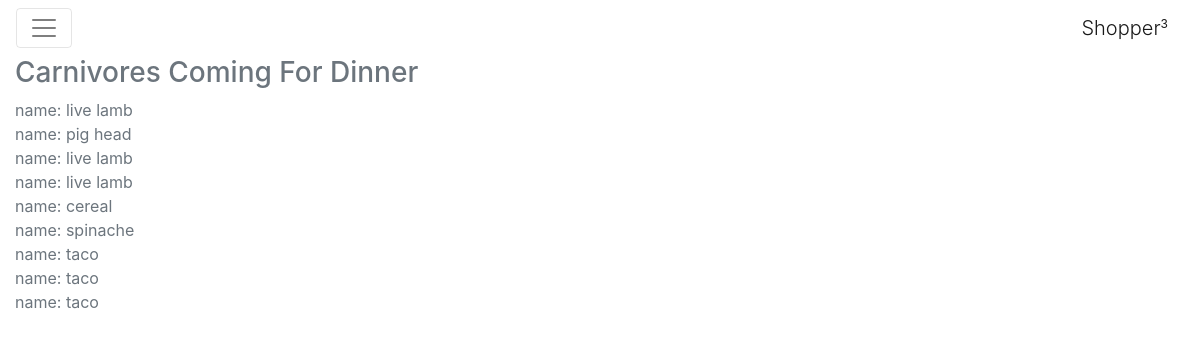
Page /shopper/1/ on the earlier database version.
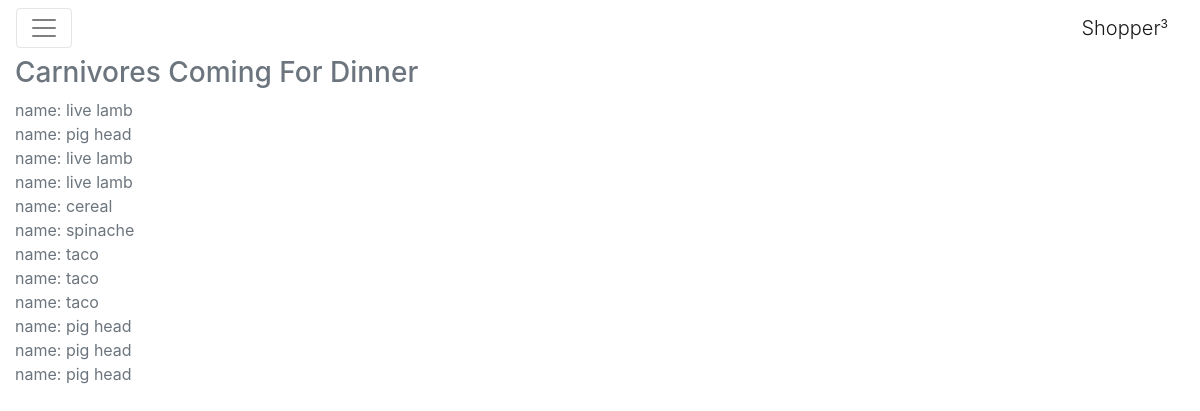
Same page on the later database version.
### shopper_app/models.py (models this page shows, shortened)
class ShoppingListItem(models.Model):
    item = models.ForeignKey(Item, related_name='shopping_lists')
    shopping_list = models.ForeignKey(ShoppingList, related_name='items')

class Item(models.Model):
    name = models.CharField(max_length=255)
    item_type = models.CharField(max_length=255)
    price = models.FloatField()

### shopper_app/views.py (the view)
# urls.py: url(r'^shopper/(?P<shopping_list_pk>\d+)/$', ShoppingListItemsView.as_view(), name='shopping_list_items_view'),
class ShoppingListItemsView(TemplateView):
    template_name = 'shopping_list_items.html'
    def get_context_data(self, **kwargs):
        context = super(ShoppingListItemsView, self).get_context_data(**kwargs)
        shoplist = ShoppingList.objects.get(pk=self.kwargs.get('shopping_list_pk'))
        shopitems = shoplist.items.all()
        context['shopitems'] = shopitems
        context['shoplist'] = shoplist
        return context

### shopper_app/models.py (called while the page is built)
    def __str__(self):
        return self.name

### shopper_app/templates/shopping_list_items.html
{% extends "base.html" %}
{% block header_row %}
    <div class="col-md-12">
    	<h3>
    	{{ shoplist }}
    	</h3>
    </div>
{% endblock header_row %}
{% block content_row %}
<div class="col-md-4">
	<ul class="list-unstyled">
    {% for shoplist_item in shopitems %}
	<li>name: {{ shoplist_item.item.name }}</li>
    {% endfor %}
	</ul>
</div>
{% endblock content_row %}

Differences in the rows shown:
added ShoppingListItem: item.name "pig head"
added ShoppingListItem: item.name "pig head"
added ShoppingListItem: item.name "pig head"
